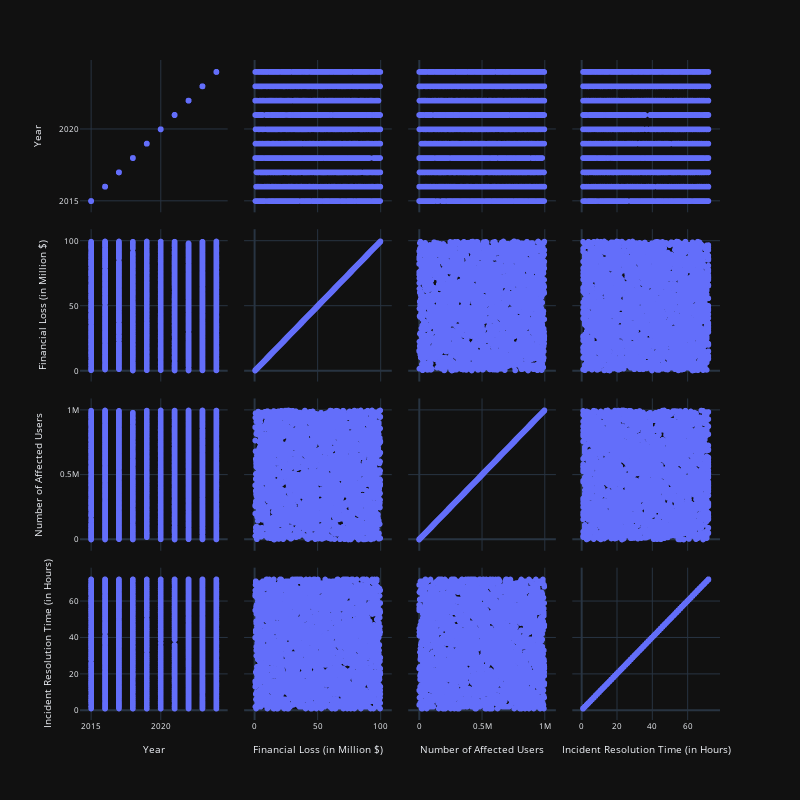

The code cell stored with this chart in its notebook:
### Markdown cell above
## Análise de Correlação e Testes Estatísticos


### **Correlação entre variáveis númericas**  

Utilizei gráficos de dispersão para identificar possíveis padrões ou relações entre as variáveis.

### Code cell
#Identificando se existe correlação entre as variáveis numéricas
fig = px.scatter_matrix(df.select_dtypes(include=['number']))
fig.update_layout(
    width=800, height=800, font_size=8 
)
fig.show()

### Figure 1 — Plotly figure (JSON) as saved in the notebook; plotly's stock layout.template omitted (floating-point values rounded to 4 significant figures; data arrays with more than 128 entries replaced by an {"elided": "..."} marker saying what was removed)
{"data": [{"dimensions": [{"axis": {"matches": true}, "label": "Year", "values": {"elided": "3000 int values"}}, {"axis": {"matches": true}, "label": "Financial Loss (in Million $)", "values": {"elided": "3000 float values"}}, {"axis": {"matches": true}, "label": "Number of Affected Users", "values": {"elided": "3000 int values"}}, {"axis": {"matches": true}, "label": "Incident Resolution Time (in Hours)", "values": {"elided": "3000 int values"}}], "hovertemplate": "%{xaxis.title.text}=%{x}<br>%{yaxis.title.text}=%{y}<extra></extra>", "legendgroup": "", "marker": {"color": "#636efa", "symbol": "circle"}, "name": "", "showlegend": false, "type": "splom"}], "layout": {"legend": {"tracegroupgap": 0}, "margin": {"t": 60}, "dragmode": "select", "font": {"size": 8}, "width": 800, "height": 800}}
